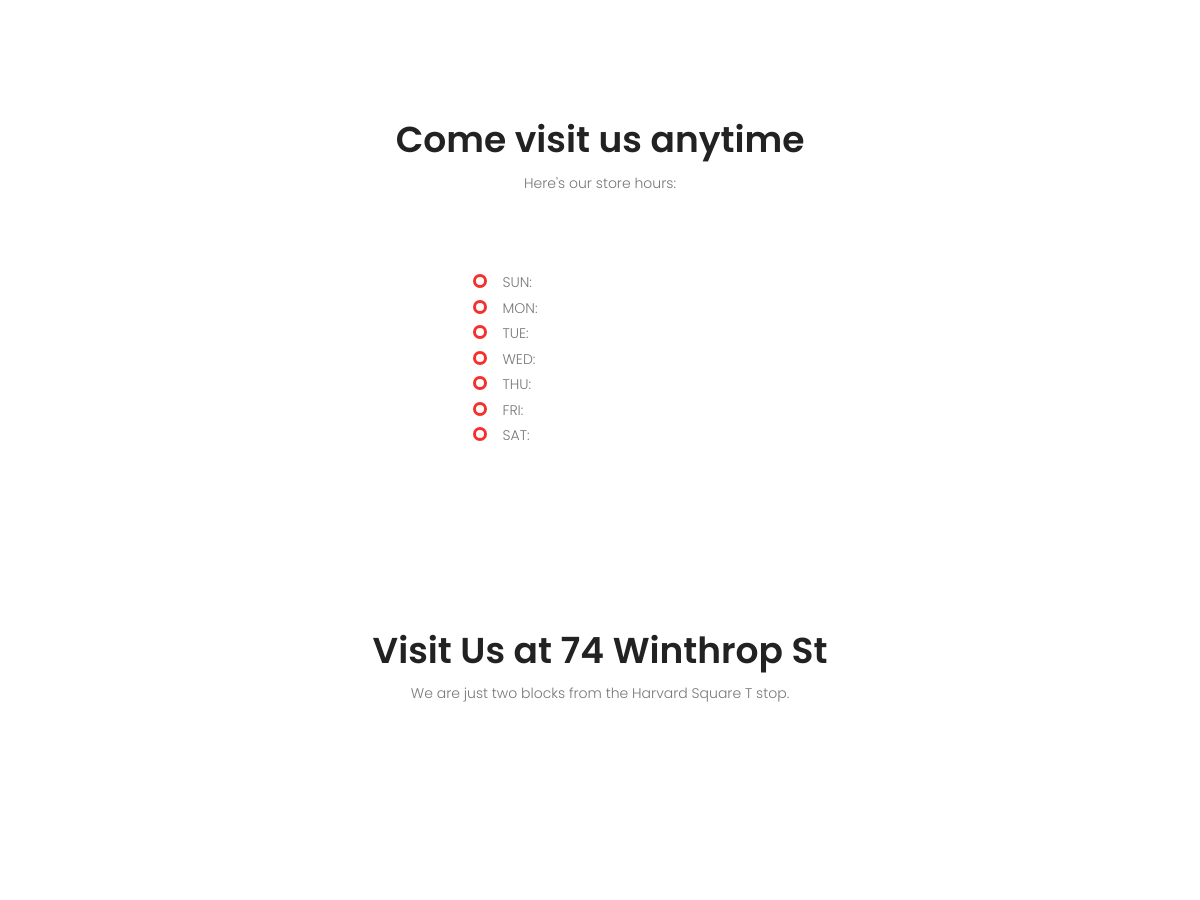
Before: / (middle part) with the older database file.
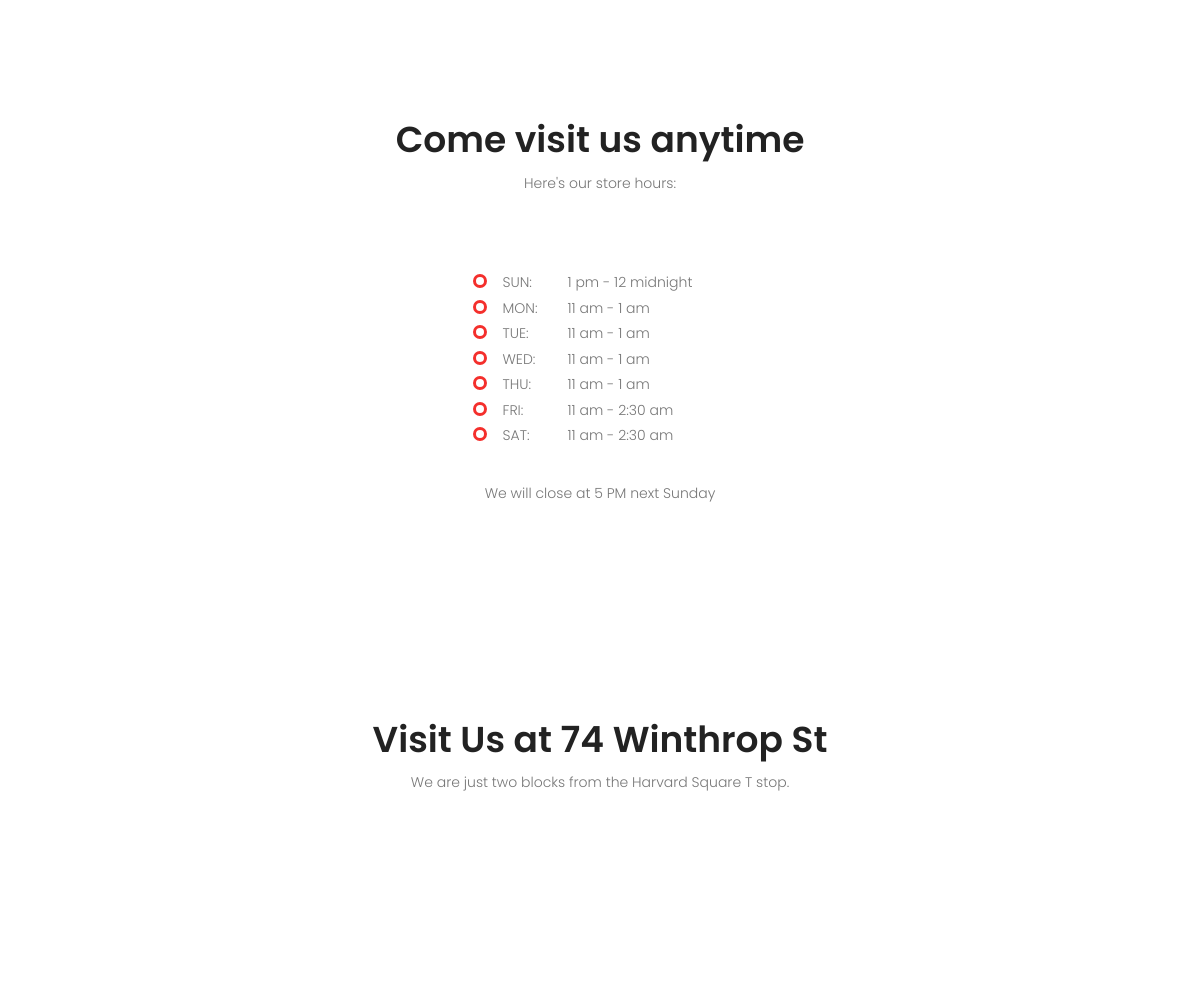
After: the same page with the newer database file.
### orders/models.py (models this page shows)
class Hour(models.Model):
    sun = models.CharField(max_length=64, blank=True, null=True)
    mon = models.CharField(max_length=64, blank=True, null=True)
    tue = models.CharField(max_length=64, blank=True, null=True)
    wed = models.CharField(max_length=64, blank=True, null=True)
    thu = models.CharField(max_length=64, blank=True, null=True)
    fri = models.CharField(max_length=64, blank=True, null=True)
    sat = models.CharField(max_length=64, blank=True, null=True)
    msg = models.CharField(max_length=64, blank=True, null=True)
    def __str__(self):
        return f"{self.sun}, {self.mon}, {self.tue}, {self.wed}"

### orders/views.py (the view)
# urls.py: path("", views.index, name="index"),
def index(request):
    hours = Hour.objects.all()
    print(hours)
    context = {
        "hours": hours,
    }
    return render(request, "index.html", context)

### orders/templates/index.html (shortened to what this page needs)
{% extends "layout.html" %}
{% load static %}
{% block body %}
<section class="related-area section-gap">
    <div class="container">
        <div class="row d-flex justify-content-center">
            <div class="menu-content pb-60 col-lg-8">
                <div class="title text-center">
                    <h1 class="mb-10">Come visit us anytime</h1>
                    <p>Here's our store hours:</p>
                </div>
            </div>
        </div>
        <div class="row justify-content-center">
			<div class="col-md-1 mt-sm-30">
				<div>
					<ul class="unordered-list">
						<li>SUN: </li>
						<li>MON: </li>
						<li>TUE: </li>
						<li>WED: </li>
						<li>THU: </li>
						<li>FRI: </li>
                        <li>SAT: </li>
					</ul>
				</div>
			</div>
            <div class="col-md-2 mt-sm-30">
				<div>
					<ol style="line-height: 1.82em !important;">
                        {% for hour in hours %}
    						<li>{{ hour.sun }}</li>
    						<li>{{ hour.mon }}</li>
    						<li>{{ hour.tue }}</li>
    						<li>{{ hour.wed }}</li>
    						<li>{{ hour.thu }}</li>
    						<li>{{ hour.fri }}</li>
                            <li>{{ hour.sat }}</li>
					</ol>
				</div>
			</div>
        </div>
        <div class="title text-center" style="margin: 3%;">
            <p>{{ hour.msg }}</p>
            {% endfor %}
        </div>
    </div>
</section>
<section style="margin-bottom:5%; padding:5%;">
    <div class="container">
        <div class="row justify-content-center">
            <div class="menu-content pb-60 col-lg-8">
                <div class="title text-center">
                    <h1 class="mb-10">Visit Us at 74 Winthrop St</h1>
                    <p>We are just two blocks from the Harvard Square T stop.</p>
                </div>
            </div>
            <div class="container-fluid">
                <div class="row align-items-center d-flex justify-content-start">
                    <div style=" width:100%; height: 545px;" id="map"></div>
                </div>
            </div>
        </div>
    </div>
</section>
{% endblock %}

### orders/templates/layout.html (shortened to what this page needs)
	<!DOCTYPE html>
	<html lang="en" class="no-js">
	<head>
        {% load staticfiles %}
        <link rel="stylesheet" type="text/css" href="{% static 'css/linearicons.css' %}">
        <link rel="stylesheet" type="text/css" href="{% static 'css/font-awesome.min.css' %}">
        <link rel="stylesheet" type="text/css" href="{% static 'css/bootstrap.css' %}">
        <link rel="stylesheet" type="text/css" href="{% static 'css/magnific-popup.css' %}">
        <link rel="stylesheet" type="text/css" href="{% static 'css/nice-select.css' %}">
        <link rel="stylesheet" type="text/css" href="{% static 'css/animate.min.css' %}">
        <link rel="stylesheet" type="text/css" href="{% static 'css/owl.carousel.css' %}">
        <link rel="stylesheet" type="text/css" href="{% static 'css/main.css' %}">
	</head>
	<body>
          {% block body%}
          {% endblock %}
	</body>
</html>

### orders/static/css/main.css (style rules this page uses)
body { color:#777;font-family:"Poppins",sans-serif;font-size:14px;font-weight:300;line-height:1.625em;position:relative }
ol,ul { margin:0;padding:0;list-style:none }
h1,h2,h3,h4,h5,h6 { font-family:"Poppins",sans-serif;color:#222;line-height:1.2em !important;margin-bottom:0;margin-top:0;font-weight:600 }
h1,.h1 { font-size:36px }
.mb-10 { margin-bottom:10px }
.pb-60 { padding-bottom:60px }
.text-center { text-align:center }
h1 { font-size:36px }
h1,h2,h3,h4,h5,h6 { line-height:1.5em }
.unordered-list li { position:relative;padding-left:30px;line-height:1.82em !important }
.unordered-list li:before { content:"";position:absolute;width:14px;height:14px;border:3px solid #f42f2c;background:#fff;top:4px;left:0;border-radius:50% }
.section-gap { padding:120px 0 }

Changed rows visible on the page:
added Hour: sun "1 pm - 12 midnight", mon "11 am - 1 am", tue "11 am - 1 am", wed "11 am - 1 am", thu "11 am - 1 am", fri "11 am - 2:30 am", sat "11 am - 2:30 am", msg "We will close at 5 PM next Sunday"
